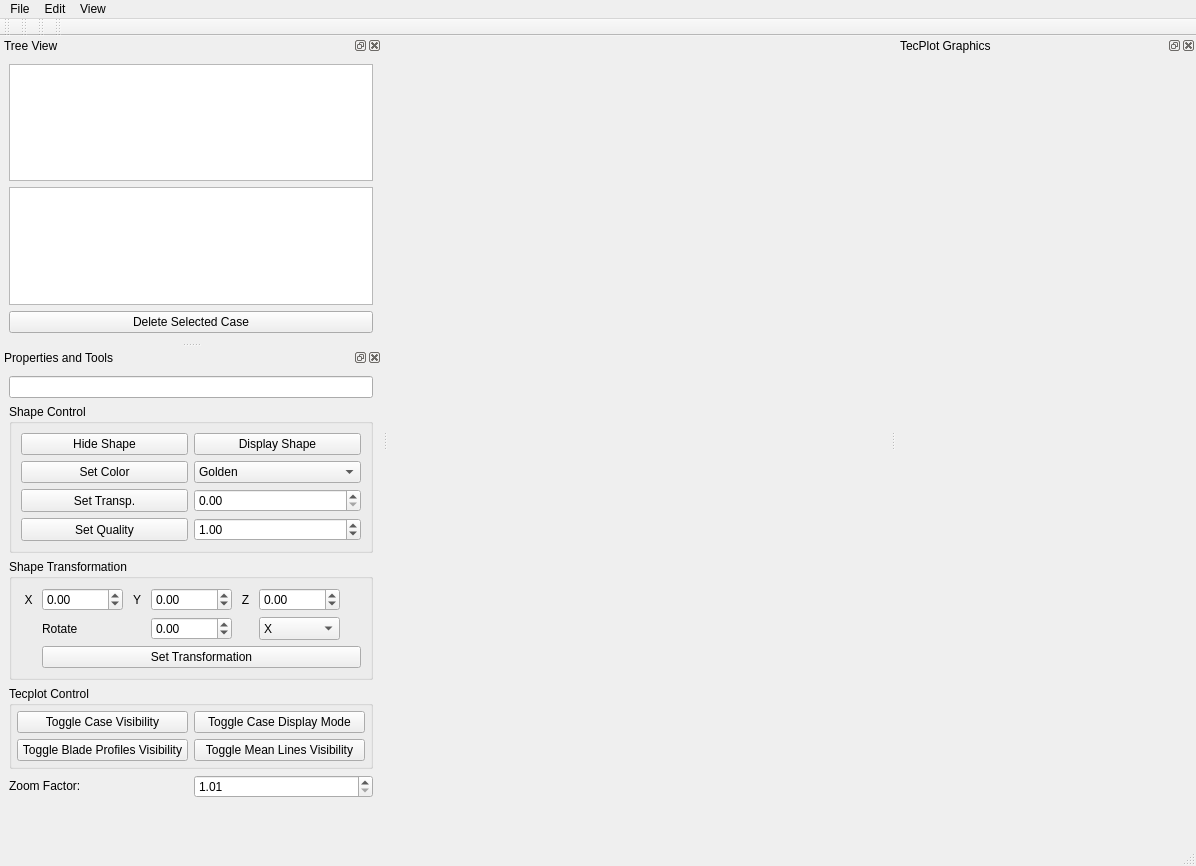
<?xml version="1.0" encoding="UTF-8"?>
<ui version="4.0">
 <class>MainWindow</class>
 <widget class="QMainWindow" name="MainWindow">
  <property name="geometry">
   <rect>
    <x>0</x>
    <y>0</y>
    <width>1196</width>
    <height>866</height>
   </rect>
  </property>
  <property name="windowTitle">
   <string>MainWindow</string>
  </property>
  <property name="toolTip">
   <string extracomment="sdfs"/>
  </property>
  <property name="statusTip">
   <string extracomment="sdfsdfdsf"/>
  </property>
  <property name="whatsThis">
   <string extracomment="sahdjhjsahdj"/>
  </property>
  <widget class="QWidget" name="centralwidget">
   <layout class="QHBoxLayout" name="centralwidget_hl"/>
  </widget>
  <widget class="QStatusBar" name="statusbar"/>
  <widget class="QToolBar" name="ui_file_toolbar">
   <property name="windowTitle">
    <string>File</string>
   </property>
   <attribute name="toolBarArea">
    <enum>TopToolBarArea</enum>
   </attribute>
   <attribute name="toolBarBreak">
    <bool>false</bool>
   </attribute>
  </widget>
  <widget class="QToolBar" name="ui_view_toolbar">
   <property name="windowTitle">
    <string>View</string>
   </property>
   <attribute name="toolBarArea">
    <enum>TopToolBarArea</enum>
   </attribute>
   <attribute name="toolBarBreak">
    <bool>false</bool>
   </attribute>
  </widget>
  <widget class="QDockWidget" name="ui_treeview_dockW">
   <property name="sizePolicy">
    <sizepolicy hsizetype="Minimum" vsizetype="Preferred">
     <horstretch>0</horstretch>
     <verstretch>0</verstretch>
    </sizepolicy>
   </property>
   <property name="minimumSize">
    <size>
     <width>190</width>
     <height>300</height>
    </size>
   </property>
   <property name="maximumSize">
    <size>
     <width>500</width>
     <height>524287</height>
    </size>
   </property>
   <property name="allowedAreas">
    <set>Qt::LeftDockWidgetArea|Qt::RightDockWidgetArea</set>
   </property>
   <property name="windowTitle">
    <string>Tree View</string>
   </property>
   <attribute name="dockWidgetArea">
    <number>1</number>
   </attribute>
   <widget class="QWidget" name="ui_treeview_dockcontents">
    <layout class="QVBoxLayout" name="ui_treeview_dockcontents_vl">
     <item>
      <widget class="QTreeView" name="ui_case_treeview">
       <property name="sizePolicy">
        <sizepolicy hsizetype="Expanding" vsizetype="Preferred">
         <horstretch>0</horstretch>
         <verstretch>0</verstretch>
        </sizepolicy>
       </property>
       <property name="minimumSize">
        <size>
         <width>0</width>
         <height>80</height>
        </size>
       </property>
       <property name="toolTip">
        <string>Case List</string>
       </property>
       <property name="statusTip">
        <string>Case List - All loaded cases are displayed here. Select a case to modify the 3D part or the Tecplot graphics display</string>
       </property>
       <property name="sortingEnabled">
        <bool>false</bool>
       </property>
       <property name="animated">
        <bool>true</bool>
       </property>
       <property name="headerHidden">
        <bool>false</bool>
       </property>
      </widget>
     </item>
     <item>
      <widget class="QListWidget" name="ui_subcase_list">
       <property name="minimumSize">
        <size>
         <width>0</width>
         <height>10</height>
        </size>
       </property>
       <property name="toolTip">
        <string>Sub-Shape List</string>
       </property>
       <property name="statusTip">
        <string>Sub-Shape List - The sub-shapes of the case loaded are displayed here. Select an item to modify it individually in Properties and Tools</string>
       </property>
       <property name="selectionMode">
        <enum>QAbstractItemView::ExtendedSelection</enum>
       </property>
      </widget>
     </item>
     <item>
      <widget class="QPushButton" name="ui_deletecase_btn">
       <property name="sizePolicy">
        <sizepolicy hsizetype="Preferred" vsizetype="Maximum">
         <horstretch>0</horstretch>
         <verstretch>0</verstretch>
        </sizepolicy>
       </property>
       <property name="toolTip">
        <string>Delete Case</string>
       </property>
       <property name="statusTip">
        <string>Delete Case - Delete one case from the list</string>
       </property>
       <property name="text">
        <string>Delete Selected Case</string>
       </property>
       <property name="shortcut">
        <string>Del</string>
       </property>
      </widget>
     </item>
    </layout>
   </widget>
  </widget>
  <widget class="QDockWidget" name="ui_propertiestools_dockW">
   <property name="sizePolicy">
    <sizepolicy hsizetype="Minimum" vsizetype="Preferred">
     <horstretch>0</horstretch>
     <verstretch>0</verstretch>
    </sizepolicy>
   </property>
   <property name="minimumSize">
    <size>
     <width>382</width>
     <height>496</height>
    </size>
   </property>
   <property name="maximumSize">
    <size>
     <width>500</width>
     <height>524287</height>
    </size>
   </property>
   <property name="font">
    <font>
     <weight>50</weight>
     <italic>false</italic>
     <bold>false</bold>
     <underline>false</underline>
    </font>
   </property>
   <property name="windowTitle">
    <string>Properties and Tools</string>
   </property>
   <attribute name="dockWidgetArea">
    <number>1</number>
   </attribute>
   <widget class="QWidget" name="ui_propertiestools_dockcontents">
    <layout class="QGridLayout" name="ui_propertiestools_dockcontents_gl">
     <item row="1" column="0" colspan="2">
      <widget class="QLineEdit" name="ui_selectedcase_edit">
       <property name="sizePolicy">
        <sizepolicy hsizetype="Preferred" vsizetype="Maximum">
         <horstretch>0</horstretch>
         <verstretch>0</verstretch>
        </sizepolicy>
       </property>
       <property name="maximumSize">
        <size>
         <width>16777215</width>
         <height>23</height>
        </size>
       </property>
       <property name="toolTip">
        <string>Active Case</string>
       </property>
       <property name="statusTip">
        <string>Active Case - The controls below will be applied to this case</string>
       </property>
      </widget>
     </item>
     <item row="9" column="0">
      <widget class="QLabel" name="ui_zoom_lbl">
       <property name="sizePolicy">
        <sizepolicy hsizetype="Preferred" vsizetype="Maximum">
         <horstretch>0</horstretch>
         <verstretch>0</verstretch>
        </sizepolicy>
       </property>
       <property name="toolTip">
        <string>Costumize visualization zoom</string>
       </property>
       <property name="statusTip">
        <string>Zoom Factor - Amount of percentage of zooming by wheel scroll</string>
       </property>
       <property name="text">
        <string>Zoom Factor:</string>
       </property>
      </widget>
     </item>
     <item row="14" column="0" colspan="2">
      <spacer name="verticalSpacer">
       <property name="orientation">
        <enum>Qt::Vertical</enum>
       </property>
       <property name="sizeHint" stdset="0">
        <size>
         <width>20</width>
         <height>40</height>
        </size>
       </property>
      </spacer>
     </item>
     <item row="2" column="0" colspan="2">
      <widget class="QGroupBox" name="ui_shapeappearance_groupbox">
       <property name="sizePolicy">
        <sizepolicy hsizetype="Preferred" vsizetype="Maximum">
         <horstretch>0</horstretch>
         <verstretch>1</verstretch>
        </sizepolicy>
       </property>
       <property name="toolTip">
        <string>Shape Control</string>
       </property>
       <property name="statusTip">
        <string>Shape Control</string>
       </property>
       <property name="title">
        <string>Shape Control</string>
       </property>
       <layout class="QGridLayout" name="ui_shape_appearance_groupbox_gl">
        <item row="5" column="0">
         <widget class="QPushButton" name="ui_shape_setcolor_btn">
          <property name="sizePolicy">
           <sizepolicy hsizetype="Preferred" vsizetype="Preferred">
            <horstretch>0</horstretch>
            <verstretch>0</verstretch>
           </sizepolicy>
          </property>
          <property name="maximumSize">
           <size>
            <width>16777215</width>
            <height>23</height>
           </size>
          </property>
          <property name="statusTip">
           <string>Set Color - Sets color to the selected sub-shape item in Sub-Shape List</string>
          </property>
          <property name="text">
           <string>Set Color</string>
          </property>
         </widget>
        </item>
        <item row="6" column="0">
         <widget class="QPushButton" name="ui_shape_settransparency_btn">
          <property name="sizePolicy">
           <sizepolicy hsizetype="Preferred" vsizetype="Preferred">
            <horstretch>0</horstretch>
            <verstretch>0</verstretch>
           </sizepolicy>
          </property>
          <property name="maximumSize">
           <size>
            <width>16777215</width>
            <height>23</height>
           </size>
          </property>
          <property name="toolTip">
           <string>Set Transparency</string>
          </property>
          <property name="statusTip">
           <string>Set Transparency - Sets transparency to the selected sub-shape item in Sub-Shape List</string>
          </property>
          <property name="text">
           <string>Set Transp.</string>
          </property>
         </widget>
        </item>
        <item row="6" column="1">
         <widget class="QDoubleSpinBox" name="ui_shape_transparency_dspn">
          <property name="sizePolicy">
           <sizepolicy hsizetype="Preferred" vsizetype="Preferred">
            <horstretch>0</horstretch>
            <verstretch>0</verstretch>
           </sizepolicy>
          </property>
          <property name="maximumSize">
           <size>
            <width>16777215</width>
            <height>23</height>
           </size>
          </property>
          <property name="toolTip">
           <string>Transparency value</string>
          </property>
          <property name="statusTip">
           <string>Transparency - value between 0 (opaque) to 1 (fully transparent)</string>
          </property>
          <property name="maximum">
           <double>1.000000000000000</double>
          </property>
          <property name="singleStep">
           <double>0.100000000000000</double>
          </property>
         </widget>
        </item>
        <item row="7" column="0">
         <widget class="QPushButton" name="ui_shape_quality_btn">
          <property name="enabled">
           <bool>true</bool>
          </property>
          <property name="sizePolicy">
           <sizepolicy hsizetype="Preferred" vsizetype="Preferred">
            <horstretch>0</horstretch>
            <verstretch>0</verstretch>
           </sizepolicy>
          </property>
          <property name="maximumSize">
           <size>
            <width>16777215</width>
            <height>23</height>
           </size>
          </property>
          <property name="statusTip">
           <string>Set Quality - Sets quality to the selected sub-shape item in Sub-Shape List</string>
          </property>
          <property name="text">
           <string>Set Quality</string>
          </property>
         </widget>
        </item>
        <item row="7" column="1">
         <widget class="QDoubleSpinBox" name="ui_shape_quality_dspn">
          <property name="enabled">
           <bool>true</bool>
          </property>
          <property name="sizePolicy">
           <sizepolicy hsizetype="Preferred" vsizetype="Preferred">
            <horstretch>0</horstretch>
            <verstretch>0</verstretch>
           </sizepolicy>
          </property>
          <property name="maximumSize">
           <size>
            <width>16777215</width>
            <height>23</height>
           </size>
          </property>
          <property name="toolTip">
           <string>Quality value</string>
          </property>
          <property name="statusTip">
           <string>Quality - Factor of refinement of shape. Recomended above 20</string>
          </property>
          <property name="autoFillBackground">
           <bool>false</bool>
          </property>
          <property name="alignment">
           <set>Qt::AlignLeading|Qt::AlignLeft|Qt::AlignVCenter</set>
          </property>
          <property name="minimum">
           <double>0.010000000000000</double>
          </property>
          <property name="singleStep">
           <double>0.200000000000000</double>
          </property>
          <property name="value">
           <double>1.000000000000000</double>
          </property>
         </widget>
        </item>
        <item row="5" column="1">
         <widget class="QComboBox" name="ui_shape_setcolor_combo">
          <property name="sizePolicy">
           <sizepolicy hsizetype="Preferred" vsizetype="Preferred">
            <horstretch>0</horstretch>
            <verstretch>0</verstretch>
           </sizepolicy>
          </property>
          <property name="maximumSize">
           <size>
            <width>16777215</width>
            <height>23</height>
           </size>
          </property>
          <property name="toolTip">
           <string>List of Colors</string>
          </property>
          <property name="statusTip">
           <string>List of Colors - List of colors available</string>
          </property>
          <item>
           <property name="text">
            <string>Golden</string>
           </property>
          </item>
          <item>
           <property name="text">
            <string>Blue</string>
           </property>
          </item>
          <item>
           <property name="text">
            <string>Red</string>
           </property>
          </item>
          <item>
           <property name="text">
            <string>White</string>
           </property>
          </item>
          <item>
           <property name="text">
            <string>Black</string>
           </property>
          </item>
          <item>
           <property name="text">
            <string>Yellow</string>
           </property>
          </item>
         </widget>
        </item>
        <item row="3" column="0">
         <widget class="QPushButton" name="ui_shape_hide_btn">
          <property name="maximumSize">
           <size>
            <width>16777215</width>
            <height>23</height>
           </size>
          </property>
          <property name="toolTip">
           <string>Hide selected sub-shape</string>
          </property>
          <property name="statusTip">
           <string>Hide Shape - Hide the selected sub-shape on the Display.</string>
          </property>
          <property name="text">
           <string>Hide Shape</string>
          </property>
          <property name="shortcut">
           <string>H</string>
          </property>
         </widget>
        </item>
        <item row="3" column="1">
         <widget class="QPushButton" name="ui_shape_display_btn">
          <property name="maximumSize">
           <size>
            <width>16777215</width>
            <height>23</height>
           </size>
          </property>
          <property name="toolTip">
           <string>Display selected sub-shape</string>
          </property>
          <property name="statusTip">
           <string>Display Shape - Display the selected sub-shape on the Display.</string>
          </property>
          <property name="text">
           <string>Display Shape</string>
          </property>
          <property name="shortcut">
           <string>D</string>
          </property>
         </widget>
        </item>
       </layout>
      </widget>
     </item>
     <item row="4" column="0" colspan="2">
      <widget class="QGroupBox" name="ui_shape_transformation_groupbox">
       <property name="sizePolicy">
        <sizepolicy hsizetype="Preferred" vsizetype="Maximum">
         <horstretch>0</horstretch>
         <verstretch>1</verstretch>
        </sizepolicy>
       </property>
       <property name="toolTip">
        <string>Shape Transformation</string>
       </property>
       <property name="statusTip">
        <string>Shape Transformation</string>
       </property>
       <property name="title">
        <string>Shape Transformation</string>
       </property>
       <layout class="QGridLayout" name="ui_shape_transformation_groupbox_gl">
        <item row="2" column="3">
         <widget class="QLabel" name="ui_ydispl_lbl">
          <property name="text">
           <string>Y</string>
          </property>
          <property name="alignment">
           <set>Qt::AlignCenter</set>
          </property>
         </widget>
        </item>
        <item row="4" column="4">
         <widget class="QDoubleSpinBox" name="ui_shape_tetarotat_dspn">
          <property name="sizePolicy">
           <sizepolicy hsizetype="Preferred" vsizetype="Preferred">
            <horstretch>0</horstretch>
            <verstretch>0</verstretch>
           </sizepolicy>
          </property>
          <property name="maximumSize">
           <size>
            <width>16777215</width>
            <height>23</height>
           </size>
          </property>
          <property name="toolTip">
           <string>Rotate shape in teta value (degrees)</string>
          </property>
          <property name="statusTip">
           <string>Rotation value of sub-shape in teta (degrees)</string>
          </property>
          <property name="minimum">
           <double>-10000.000000000000000</double>
          </property>
          <property name="maximum">
           <double>10000.000000000000000</double>
          </property>
          <property name="singleStep">
           <double>0.100000000000000</double>
          </property>
         </widget>
        </item>
        <item row="4" column="6">
         <widget class="QComboBox" name="ui_shape_rotataxis_combo">
          <property name="maximumSize">
           <size>
            <width>16777215</width>
            <height>23</height>
           </size>
          </property>
          <property name="toolTip">
           <string>Axis of rotation</string>
          </property>
          <property name="statusTip">
           <string>Axis of rotation </string>
          </property>
          <item>
           <property name="text">
            <string>X</string>
           </property>
          </item>
          <item>
           <property name="text">
            <string>Y</string>
           </property>
          </item>
          <item>
           <property name="text">
            <string>Z</string>
           </property>
          </item>
         </widget>
        </item>
        <item row="4" column="2" colspan="2">
         <widget class="QLabel" name="ui_axisrotat_lbl">
          <property name="text">
           <string>Rotate</string>
          </property>
         </widget>
        </item>
        <item row="2" column="2">
         <widget class="QDoubleSpinBox" name="ui_shape_xdispl_dspn">
          <property name="sizePolicy">
           <sizepolicy hsizetype="Preferred" vsizetype="Preferred">
            <horstretch>0</horstretch>
            <verstretch>0</verstretch>
           </sizepolicy>
          </property>
          <property name="maximumSize">
           <size>
            <width>16777215</width>
            <height>23</height>
           </size>
          </property>
          <property name="toolTip">
           <string>Displace shape in x value</string>
          </property>
          <property name="statusTip">
           <string>Displacement value of sub-shape in x positive direction</string>
          </property>
          <property name="minimum">
           <double>-10000.000000000000000</double>
          </property>
          <property name="maximum">
           <double>10000.000000000000000</double>
          </property>
          <property name="singleStep">
           <double>0.100000000000000</double>
          </property>
         </widget>
        </item>
        <item row="2" column="0">
         <widget class="QLabel" name="ui_xdispl_lbl">
          <property name="text">
           <string>X</string>
          </property>
          <property name="alignment">
           <set>Qt::AlignCenter</set>
          </property>
         </widget>
        </item>
        <item row="2" column="5">
         <widget class="QLabel" name="ui_zdispl_lbl">
          <property name="text">
           <string>Z</string>
          </property>
          <property name="alignment">
           <set>Qt::AlignCenter</set>
          </property>
         </widget>
        </item>
        <item row="2" column="6">
         <widget class="QDoubleSpinBox" name="ui_shape_zdispl_dspn">
          <property name="sizePolicy">
           <sizepolicy hsizetype="Preferred" vsizetype="Preferred">
            <horstretch>0</horstretch>
            <verstretch>0</verstretch>
           </sizepolicy>
          </property>
          <property name="maximumSize">
           <size>
            <width>16777215</width>
            <height>23</height>
           </size>
          </property>
          <property name="toolTip">
           <string>Displace shape in z value</string>
          </property>
          <property name="statusTip">
           <string>Displacement value of sub-shape in z positive direction</string>
          </property>
          <property name="minimum">
           <double>-10000.000000000000000</double>
          </property>
          <property name="maximum">
           <double>10000.000000000000000</double>
          </property>
          <property name="singleStep">
           <double>0.100000000000000</double>
          </property>
         </widget>
        </item>
        <item row="2" column="4">
         <widget class="QDoubleSpinBox" name="ui_shape_ydispl_dspn">
          <property name="sizePolicy">
           <sizepolicy hsizetype="Preferred" vsizetype="Preferred">
            <horstretch>0</horstretch>
            <verstretch>0</verstretch>
           </sizepolicy>
          </property>
          <property name="maximumSize">
           <size>
            <width>16777215</width>
            <height>23</height>
           </size>
          </property>
          <property name="toolTip">
           <string>Displace shape in y value</string>
          </property>
          <property name="statusTip">
           <string>Displacement value of sub-shape in y positive direction</string>
          </property>
          <property name="minimum">
           <double>-10000.000000000000000</double>
          </property>
          <property name="maximum">
           <double>10000.000000000000000</double>
          </property>
          <property name="singleStep">
           <double>0.100000000000000</double>
          </property>
         </widget>
        </item>
        <item row="5" column="2" colspan="6">
         <widget class="QPushButton" name="ui_shape_settranslation_btn">
          <property name="sizePolicy">
           <sizepolicy hsizetype="Preferred" vsizetype="Preferred">
            <horstretch>0</horstretch>
            <verstretch>0</verstretch>
           </sizepolicy>
          </property>
          <property name="maximumSize">
           <size>
            <width>16777215</width>
            <height>23</height>
           </size>
          </property>
          <property name="toolTip">
           <string>Modifies the shape location</string>
          </property>
          <property name="statusTip">
           <string>Set Transformation - Sets the transformation for the selected sub-shape item in Sub-Shape List</string>
          </property>
          <property name="text">
           <string>Set Transformation</string>
          </property>
         </widget>
        </item>
       </layout>
      </widget>
     </item>
     <item row="8" column="0" colspan="2">
      <widget class="QGroupBox" name="ui_tecplot_control_groupbox">
       <property name="sizePolicy">
        <sizepolicy hsizetype="Preferred" vsizetype="Maximum">
         <horstretch>0</horstretch>
         <verstretch>1</verstretch>
        </sizepolicy>
       </property>
       <property name="toolTip">
        <string>Tecplot Control</string>
       </property>
       <property name="statusTip">
        <string>Tecplot Control</string>
       </property>
       <property name="title">
        <string>Tecplot Control</string>
       </property>
       <layout class="QGridLayout" name="ui_tecplot_control_groupbox_gl">
        <property name="margin">
         <number>5</number>
        </property>
        <item row="0" column="0">
         <widget class="QPushButton" name="ui_tecplot_setinvisible_btn">
          <property name="sizePolicy">
           <sizepolicy hsizetype="Minimum" vsizetype="Preferred">
            <horstretch>0</horstretch>
            <verstretch>0</verstretch>
           </sizepolicy>
          </property>
          <property name="maximumSize">
           <size>
            <width>16777215</width>
            <height>23</height>
           </size>
          </property>
          <property name="toolTip">
           <string>Toggles visibility of tecplot graphics for this case</string>
          </property>
          <property name="statusTip">
           <string>Hide Plot - Set selected case tecplot to invisible or visible</string>
          </property>
          <property name="text">
           <string>Toggle Case Visibility</string>
          </property>
          <property name="checkable">
           <bool>true</bool>
          </property>
          <property name="checked">
           <bool>false</bool>
          </property>
         </widget>
        </item>
        <item row="0" column="1">
         <widget class="QPushButton" name="ui_tecplot_setneutral_btn">
          <property name="sizePolicy">
           <sizepolicy hsizetype="Minimum" vsizetype="Preferred">
            <horstretch>0</horstretch>
            <verstretch>0</verstretch>
           </sizepolicy>
          </property>
          <property name="maximumSize">
           <size>
            <width>16777215</width>
            <height>23</height>
           </size>
          </property>
          <property name="toolTip">
           <string>Toggles mode of tecplot graphics for this case</string>
          </property>
          <property name="statusTip">
           <string>Set Neutral - Toggles lines to become neutral and dashed if</string>
          </property>
          <property name="text">
           <string>Toggle Case Display Mode</string>
          </property>
          <property name="checkable">
           <bool>true</bool>
          </property>
         </widget>
        </item>
        <item row="1" column="0">
         <widget class="QPushButton" name="ui_tecplot_toggle_bladeprofiles_btn">
          <property name="sizePolicy">
           <sizepolicy hsizetype="Minimum" vsizetype="Preferred">
            <horstretch>0</horstretch>
            <verstretch>0</verstretch>
           </sizepolicy>
          </property>
          <property name="maximumSize">
           <size>
            <width>16777215</width>
            <height>23</height>
           </size>
          </property>
          <property name="toolTip">
           <string>Toggles visibility of tecplot graphics for this case</string>
          </property>
          <property name="statusTip">
           <string>Hide Plot - Set selected case tecplot to invisible or visible</string>
          </property>
          <property name="text">
           <string>Toggle Blade Profiles Visibility</string>
          </property>
          <property name="checkable">
           <bool>true</bool>
          </property>
          <property name="checked">
           <bool>false</bool>
          </property>
         </widget>
        </item>
        <item row="1" column="1">
         <widget class="QPushButton" name="ui_tecplot_toggle_meanlines_btn">
          <property name="sizePolicy">
           <sizepolicy hsizetype="Minimum" vsizetype="Preferred">
            <horstretch>0</horstretch>
            <verstretch>0</verstretch>
           </sizepolicy>
          </property>
          <property name="maximumSize">
           <size>
            <width>16777215</width>
            <height>23</height>
           </size>
          </property>
          <property name="toolTip">
           <string>Toggles visibility of tecplot graphics for this case</string>
          </property>
          <property name="statusTip">
           <string>Hide Plot - Set selected case tecplot to invisible or visible</string>
          </property>
          <property name="text">
           <string>Toggle Mean Lines Visibility</string>
          </property>
          <property name="checkable">
           <bool>true</bool>
          </property>
          <property name="checked">
           <bool>false</bool>
          </property>
         </widget>
        </item>
       </layout>
      </widget>
     </item>
     <item row="9" column="1">
      <widget class="QDoubleSpinBox" name="ui_display_zoomfactor_dspn">
       <property name="enabled">
        <bool>true</bool>
       </property>
       <property name="sizePolicy">
        <sizepolicy hsizetype="Preferred" vsizetype="Maximum">
         <horstretch>0</horstretch>
         <verstretch>0</verstretch>
        </sizepolicy>
       </property>
       <property name="toolTip">
        <string>Percentage of zooming by mouse wheel scroll</string>
       </property>
       <property name="statusTip">
        <string>Amount of percentage of zooming by wheel scroll</string>
       </property>
       <property name="autoFillBackground">
        <bool>false</bool>
       </property>
       <property name="alignment">
        <set>Qt::AlignLeading|Qt::AlignLeft|Qt::AlignVCenter</set>
       </property>
       <property name="minimum">
        <double>1.010000000000000</double>
       </property>
       <property name="singleStep">
        <double>0.100000000000000</double>
       </property>
       <property name="value">
        <double>1.010000000000000</double>
       </property>
      </widget>
     </item>
    </layout>
   </widget>
  </widget>
  <widget class="QDockWidget" name="ui_tecplotgraphics_dockW">
   <property name="sizePolicy">
    <sizepolicy hsizetype="Expanding" vsizetype="Expanding">
     <horstretch>0</horstretch>
     <verstretch>0</verstretch>
    </sizepolicy>
   </property>
   <property name="minimumSize">
    <size>
     <width>300</width>
     <height>200</height>
    </size>
   </property>
   <property name="windowTitle">
    <string>TecPlot Graphics</string>
   </property>
   <attribute name="dockWidgetArea">
    <number>2</number>
   </attribute>
   <widget class="QWidget" name="ui_tecplotgraphics_dockcontents">
    <layout class="QVBoxLayout" name="ui_tecplotgraphics_dockcontents_vl">
     <item>
      <widget class="QWidget" name="ui_tecplot_widget" native="true">
       <property name="sizePolicy">
        <sizepolicy hsizetype="Expanding" vsizetype="Expanding">
         <horstretch>0</horstretch>
         <verstretch>0</verstretch>
        </sizepolicy>
       </property>
       <layout class="QVBoxLayout" name="ui_tecplot_widget_vl"/>
      </widget>
     </item>
    </layout>
   </widget>
  </widget>
  <widget class="QToolBar" name="ui_tecplot_toolbar">
   <property name="windowTitle">
    <string>TecPlot Controls</string>
   </property>
   <attribute name="toolBarArea">
    <enum>TopToolBarArea</enum>
   </attribute>
   <attribute name="toolBarBreak">
    <bool>false</bool>
   </attribute>
  </widget>
  <widget class="QToolBar" name="ui_settings_toolbar">
   <property name="windowTitle">
    <string>toolBar</string>
   </property>
   <attribute name="toolBarArea">
    <enum>TopToolBarArea</enum>
   </attribute>
   <attribute name="toolBarBreak">
    <bool>false</bool>
   </attribute>
  </widget>
  <widget class="QMenuBar" name="menubar">
   <property name="geometry">
    <rect>
     <x>0</x>
     <y>0</y>
     <width>1196</width>
     <height>26</height>
    </rect>
   </property>
   <widget class="QMenu" name="ui_file_menu_">
    <property name="title">
     <string>File</string>
    </property>
   </widget>
   <widget class="QMenu" name="ui_edit_menu">
    <property name="title">
     <string>Edit</string>
    </property>
   </widget>
   <widget class="QMenu" name="ui_view_menu">
    <property name="title">
     <string>View</string>
    </property>
    <widget class="QMenu" name="ui_standard_view_submenu_">
     <property name="title">
      <string>Standard Views</string>
     </property>
    </widget>
    <widget class="QMenu" name="ui_draw_view_submenu_">
     <property name="title">
      <string>Draw Styles</string>
     </property>
    </widget>
    <addaction name="ui_standard_view_submenu_"/>
    <addaction name="ui_draw_view_submenu_"/>
   </widget>
   <addaction name="ui_file_menu_"/>
   <addaction name="ui_edit_menu"/>
   <addaction name="ui_view_menu"/>
  </widget>
  <action name="ui_file_menu">
   <property name="icon">
    <iconset>
     <normaloff>../../.designer/backup/icons/basic/open-3.png</normaloff>../../.designer/backup/icons/basic/open-3.png</iconset>
   </property>
   <property name="text">
    <string>Open</string>
   </property>
  </action>
  <action name="actionUndo">
   <property name="text">
    <string>Undo</string>
   </property>
  </action>
  <action name="actionRedo">
   <property name="text">
    <string>Redo</string>
   </property>
  </action>
  <action name="actionCut">
   <property name="text">
    <string>Cut</string>
   </property>
  </action>
  <action name="actionCopy">
   <property name="text">
    <string>Copy</string>
   </property>
  </action>
  <action name="actionPaste">
   <property name="text">
    <string>Paste</string>
   </property>
  </action>
  <action name="actionPreferences">
   <property name="text">
    <string>Preferences</string>
   </property>
  </action>
  <action name="actionFront_View">
   <property name="icon">
    <iconset>
     <normaloff>../../.designer/backup/icons/views/front_view.png</normaloff>../../.designer/backup/icons/views/front_view.png</iconset>
   </property>
   <property name="text">
    <string>Front</string>
   </property>
  </action>
  <action name="actionDraw_Style">
   <property name="text">
    <string>Draw Style</string>
   </property>
  </action>
  <action name="actionLa">
   <property name="text">
    <string>la</string>
   </property>
  </action>
  <action name="actionLa_2">
   <property name="text">
    <string>la</string>
   </property>
  </action>
  <action name="ui_file_exit_action">
   <property name="text">
    <string>Exit</string>
   </property>
  </action>
 </widget>
 <tabstops>
  <tabstop>ui_shape_quality_btn</tabstop>
  <tabstop>ui_shape_quality_dspn</tabstop>
 </tabstops>
 <resources/>
 <connections/>
</ui>
